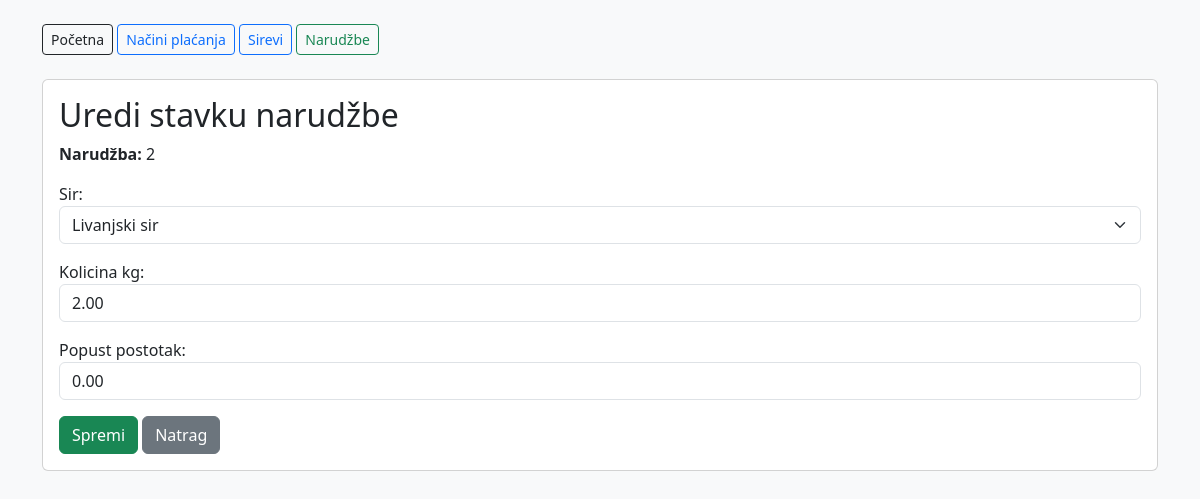
Page /stavke/1/uredi/ on the committed database.
### sirana/models.py (models this page shows, shortened)
class Narudzba(models.Model):
    vrKreiranja = models.DateTimeField(auto_now_add=True)
    status = models.CharField(max_length=20, choices=StatusNarudzbe.choices,default=StatusNarudzbe.ZAPRIMLJENA)
    napomena = models.TextField(blank=True)
    narucitelj = models.ForeignKey(Narucitelj, on_delete=models.PROTECT)
    nacin_placanja = models.ForeignKey(NacinPlacanja, on_delete=models.PROTECT)
    zaposlenik = models.ForeignKey(
        Zaposlenik,
        related_name="narudzbe",
        on_delete=models.PROTECT
    )
    dostavljac = models.ForeignKey(
        Zaposlenik,
        related_name="dostave",
        on_delete=models.PROTECT,
        blank=True,
        null=True
    )

class StavkaNarudzbe(models.Model):
    narudzba = models.ForeignKey(
        Narudzba,
        related_name="stavke",
        on_delete=models.CASCADE
    )
    sir = models.ForeignKey(Sir, on_delete=models.PROTECT)
    kolicina_kg = models.DecimalField(max_digits=10, decimal_places=2)
    popust_postotak = models.DecimalField(max_digits=5, decimal_places=2, default=0)

### sirana/views.py (the view)
# urls.py: path("stavke/<int:pk>/uredi/", views.stavka_update, name="stavka_update"),
def stavka_update(request, pk):
    stavka = get_object_or_404(
        StavkaNarudzbe.objects.select_related("narudzba"),
        pk=pk
    )
    if request.method == "POST":
        form = StavkaNarudzbeForm(request.POST, instance=stavka)
        if form.is_valid():
            form.save()
            messages.success(request, "Stavka narudžbe je ažurirana.")
            return redirect("narudzba_detail", pk=stavka.narudzba.pk)
    else:
        form = StavkaNarudzbeForm(instance=stavka)
    return render(request, "sirana/stavka_form.html", {
        "form": form,
        "narudzba": stavka.narudzba,
        "title": "Uredi stavku narudžbe",
    })

### sirana/forms.py
class StavkaNarudzbeForm(forms.ModelForm):
    class Meta:
        model = StavkaNarudzbe
        fields = ["sir", "kolicina_kg", "popust_postotak"]
        widgets = {
            "sir": forms.Select(attrs={"class": "form-select"}),
            "kolicina_kg": forms.NumberInput(attrs={"class": "form-control"}),
            "popust_postotak": forms.NumberInput(attrs={"class": "form-control"}),
        }

### sirana/models.py (called while the page is built)
    def __str__(self):
        return self.naziv

### sirana/templates/sirana/stavka_form.html (shortened to what this page needs)
{% extends "sirana/base.html" %}
{% block content %}
<div class="card">
    <div class="card-body">
        <h2>{{ title }}</h2>
        <p><strong>Narudžba:</strong> {{ narudzba.id }}</p>
        <form method="post">
            {{ form.as_p }}
            <button type="submit" class="btn btn-success">Spremi</button>
            <a href="{% url 'narudzba_detail' narudzba.id %}" class="btn btn-secondary">Natrag</a>
        </form>
    </div>
</div>
{% endblock %}

### rows in the picture
Narudzba: id "2"
StavkaNarudzbe: sir "Livanjski sir", kolicina_kg "2.00", popust_postotak "0.00"

### other values in the picture
{{ title }} "Uredi stavku narudžbe"
